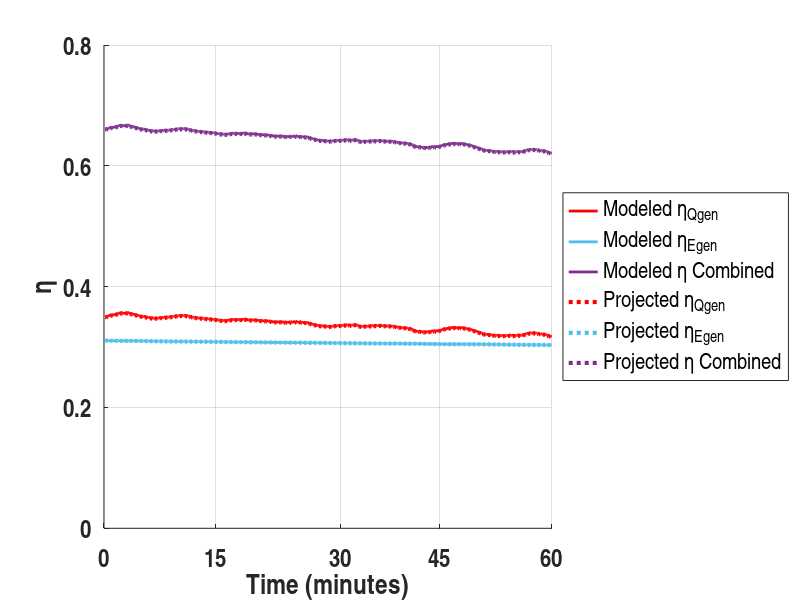
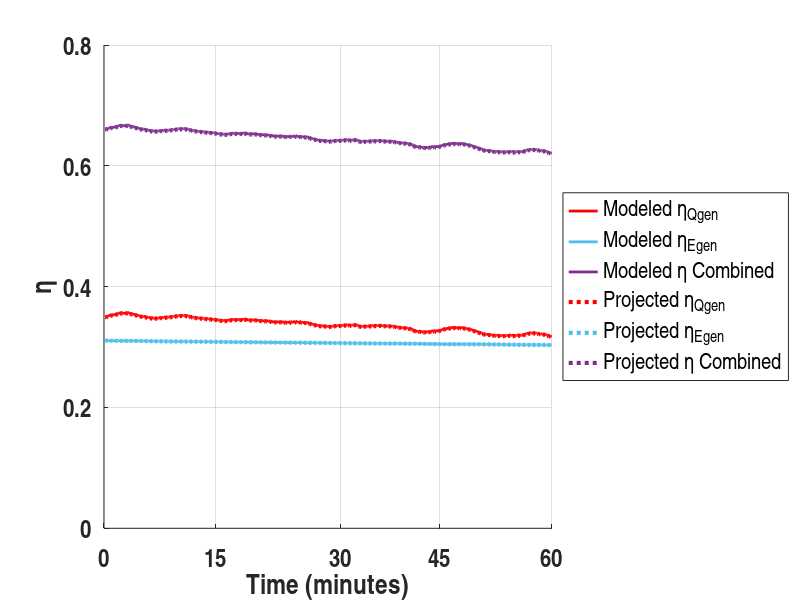

These figures' MATLAB source, in order:
%% This plots the measured and project energy generattion from 
%% February 20th
%% Projective data assume higher R_theta and higher optical eta

clc;
clear all;

% ***** INIT
% Color Log
Turquoise = [0.301960796117783 0.745098054409027 0.933333337306976];
Purple = [0.494117647409439 0.184313729405403 0.556862771511078];
Grey = [0.7 0.7 0.7];

mean_eta_combined = [0,0];

% 20-Feb Measured Qgen & Egen 

load('ICSolar.ICS_Skeleton_20_Feb_2015.mat','eta_Qgen_mods',...
    'eta_Egen_mods','Start','End','day');

figure('Color',[1 1 1]);
hold on;

% Set X and Y AXIS
axis([0 360 0 0.8]);

%Create Title
% title({strcat(day,': Module Efficiency'),...
%     '6 Modules of PV & 12 Modules of Thermal Collection',...
%     'Modeled vs Projected'},...
%     'FontName','Arial Narrow',...
%     'FontSize',18);

%Create xlabel
xlabel('Time (minutes)','FontName','Arial Narrow',...
    'FontSize',20,... % 15.4
    'FontWeight','bold');
set(gca,'XTickLabel',{'0','15','30','45','60'},...
    'FontName','arial narrow',...
    'FontSize',18,... % 14
    'FontWeight','bold'); 
set(gca,'XTick',[0 90 190 270 360]);
set(gca,'XGrid','on');

% Create ylabel
ylabel('\eta','FontName','Arial Narrow',...
    'FontSize',20,...
    'FontWeight','bold');
set(gca,'YGrid','on',...
    'FontName','arial narrow',...
    'FontSize',18,...
    'FontWeight','bold');


%Plot 

t_s_eta_Qgen = eta_Qgen_mods(:,Start:End); 
t_s_eta_Egen = eta_Egen_mods(:,Start:End);
t_s_eta_Com = t_s_eta_Qgen + t_s_eta_Egen;

mean_eta_combined(1) = mean(t_s_eta_Com);

plot(t_s_eta_Qgen,'Color',[1 0 0],...
    'LineWidth',2);
plot(t_s_eta_Egen,'Color',Turquoise,...
    'LineWidth',2);
plot(t_s_eta_Com,'Color',Purple,...
    'LineWidth',2);


%Plot Projected ...
%clc;
%clear all;

load('PROJECTED_ICSolar.ICS_Skeleton_20_Feb_2015.mat','eta_Qgen_mods',...
    'eta_Egen_mods','Start','End','day');
Turquoise = [0.301960796117783 0.745098054409027 0.933333337306976];
Purple = [0.494117647409439 0.184313729405403 0.556862771511078];

t_s_eta_Qgen = eta_Qgen_mods(:,Start:End);
t_s_eta_Egen = eta_Egen_mods(:,Start:End);
t_s_eta_Com = t_s_eta_Qgen + t_s_eta_Egen;

mean_eta_combined(2) = mean(t_s_eta_Com);

plot(t_s_eta_Qgen,'Color',[1 0 0],...
    'LineWidth',3,...
    'LineStyle',':');
plot(t_s_eta_Egen,'Color',Turquoise,...
    'LineWidth',3,...
    'LineStyle',':');
plot(t_s_eta_Com,'Color',Purple,...
    'LineWidth',3,...
    'LineStyle',':');

legend('Modeled \eta_Q_{gen}',...
    'Modeled \eta_E_{gen}',...
    'Modeled \eta Combined',...
    'Projected \eta_Q_{gen}',...
    'Projected \eta_E_{gen}',...
    'Projected \eta Combined',...
    'Location','eastoutside');    %'southeast'
set(legend,'FontName','Arial Narrow');

filename = strcat(day,'Projected Eta');
savefig(filename);
print(filename,'-dpng');

